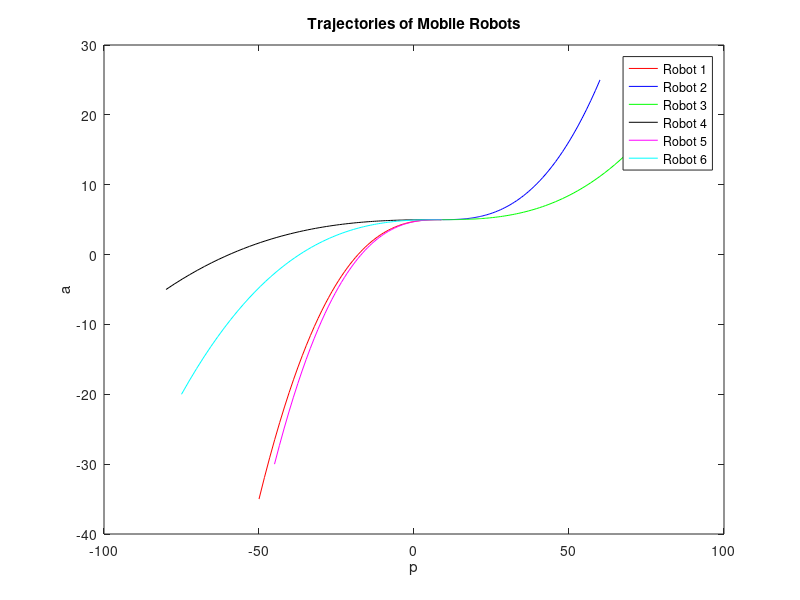

Write the MATLAB code that produced this figure.
function main

% Initial conditions
p0 = [-50; 60; 70; -80; -45; -75];
a0 = [-35; 25; 15; -5; -30; -20];
b0 = zeros(6,1);

% Target conditions
pt = 9;
at = 5;
bt = 0;

% Time interval
T = 5;
dt = 0.01;
t = 0:dt:T;

% Control parameters
kp = 3;
ka = 8;
kb = -1.5;

% ODE solution
x0 = [p0; a0; b0];
[t, x] = ode45(@robot_dynamics, t, x0);
p = x(:,1:6);
a = x(:,7:12);
b = x(:,13:18);   

% Plot results
figure
plot(p(:,1),a(:,1),'r',p(:,2),a(:,2),'b',p(:,3),a(:,3),'g',p(:,4),a(:,4),'k',p(:,5),a(:,5),'m',p(:,6),a(:,6),'c')
xlabel('p')
ylabel('a')
title('Trajectories of Mobile Robots')
legend('Robot 1', 'Robot 2', 'Robot 3', 'Robot 4', 'Robot 5', 'Robot 6')

% ODE function
function xdot = robot_dynamics(t, x)
p = x(1:6);
a = x(7:12);
b = x(13:18);
v = kp * (pt - p);
w = ka * (at - a) + kb * b;
xdot = [v; w; zeros(6,1)];
end

end
